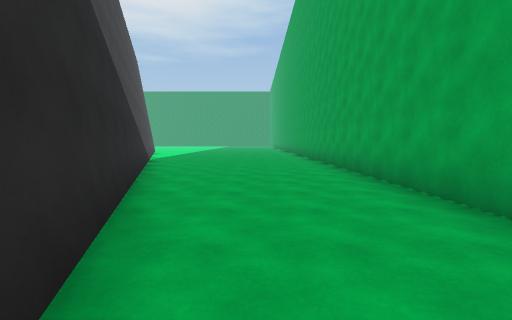
View 1 (above)

20 first-person views from a walk through a Unity game level. The camera is 1.5 m above the floor, tilts 4° down and sees 90° across. The floor is counted in squares, 2 m on a side. Each view is taken from the middle of a square. On the plan, view 1 faces up. The plan holds only what a view shows up to about 9 squares ahead; the rest is blank. The place goes on beyond the plan. The player is left out. Surface patterns are stand-ins for the level's own textures.

View 2
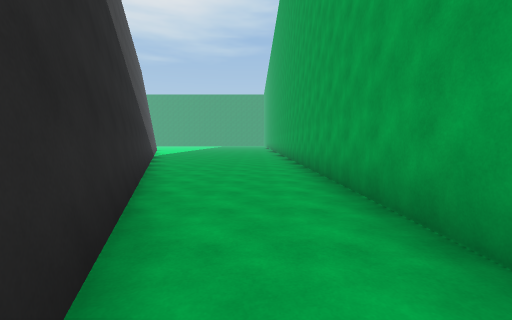

View 3
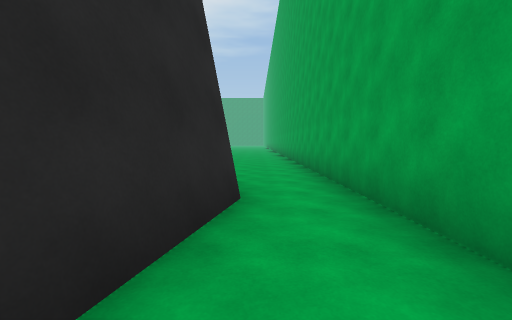

View 4
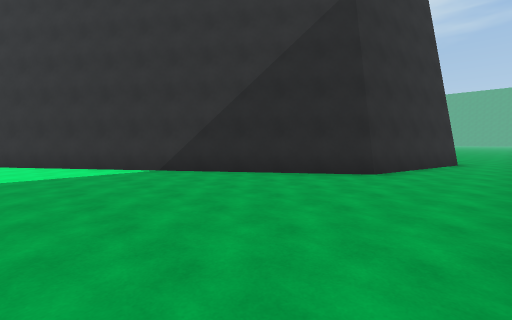

View 5
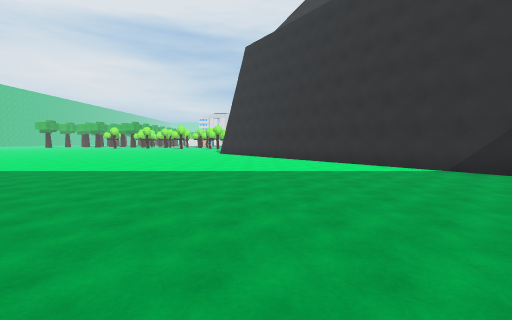

View 6
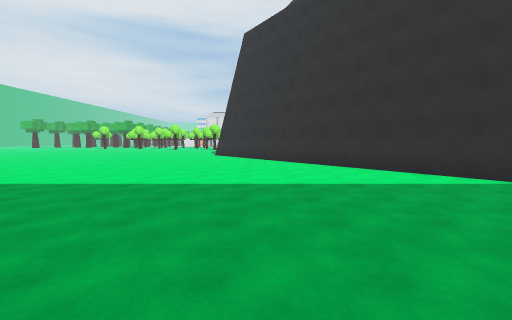

View 7
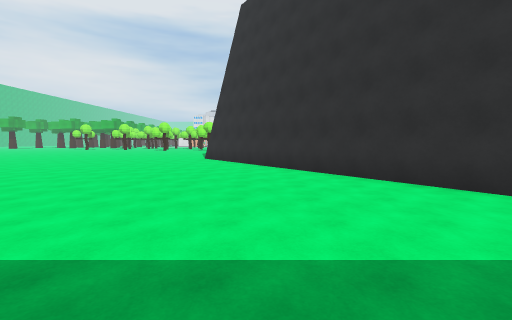

View 8
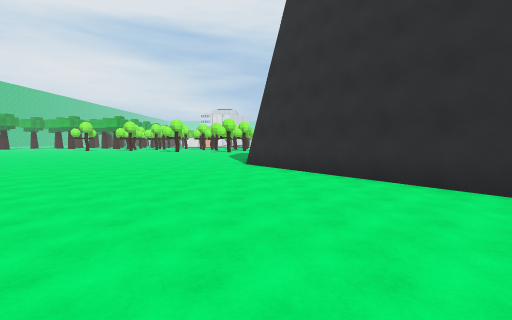

View 9
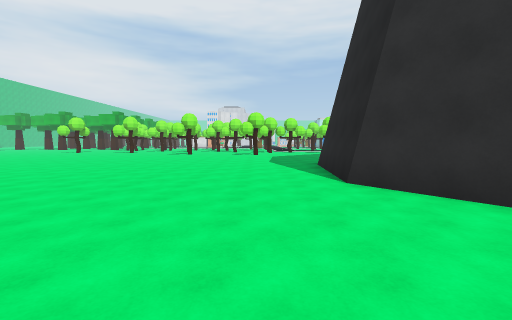

View 10
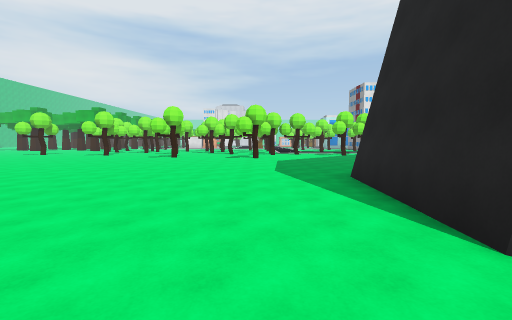

View 11
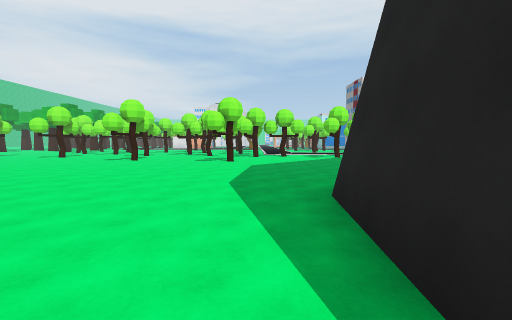

View 12
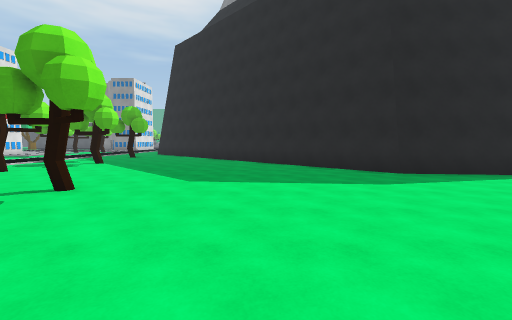

View 13
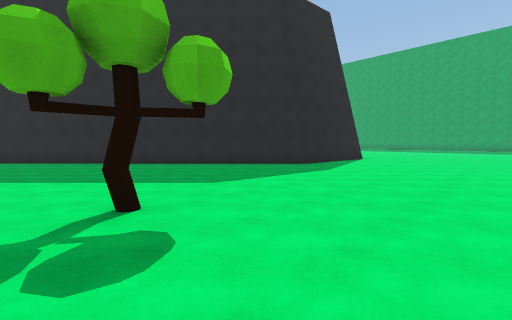

View 14
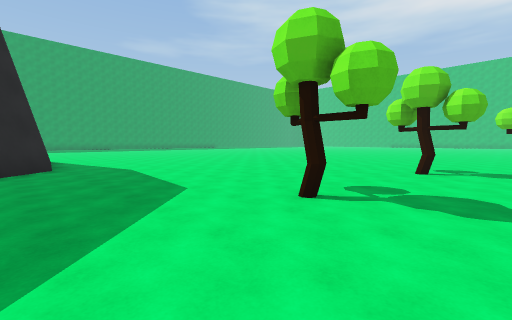

View 15
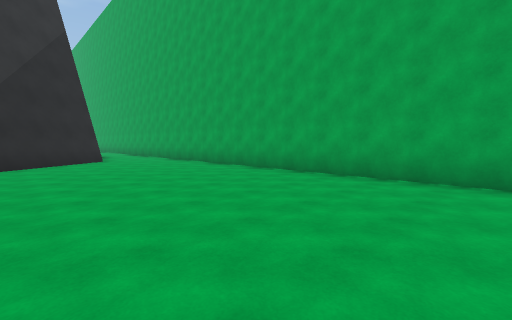

View 16
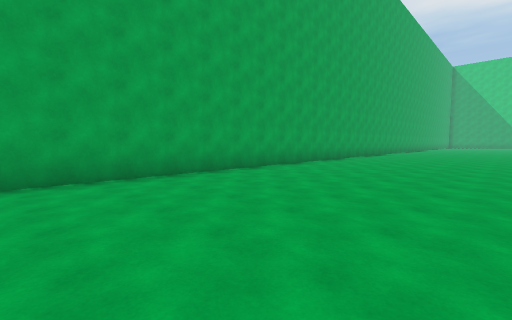

View 17
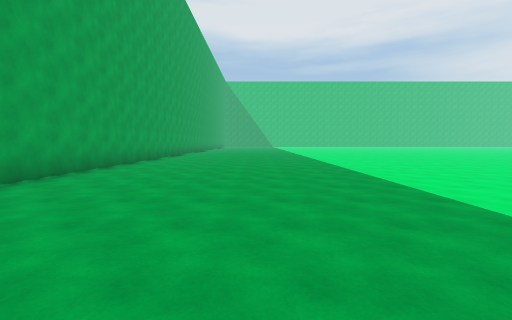

View 18
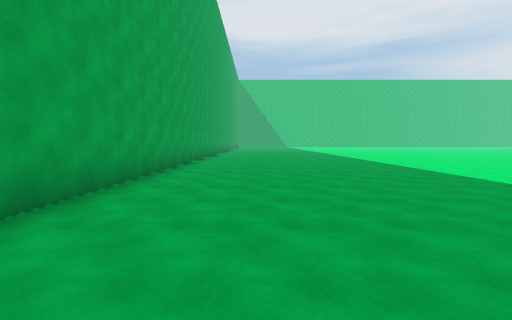

View 19
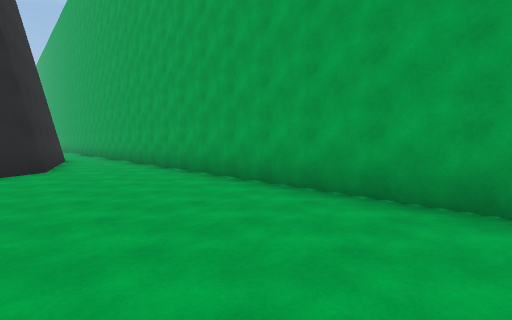

View 20
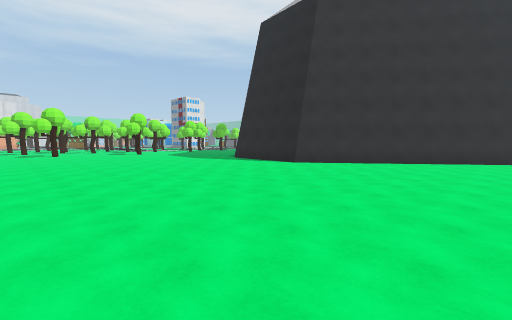

### Floor plan
Points are (right, up) in squares from view 1. A wall is a line through its corners. A room is listed if a view was taken in it or the views show most of it. See-through windows are left out.
Room 1 (view 1)
walls: (-3.9, 9) (0.3, -2.4); (2.5, -1.6) (2.5, 9.1)
ways out: opening at (1.5, -2) to room 2
Room 2 (views 2, 3, 4, 5, 6, 7, 8, 9, 10, 11, 12, 13, 14, 15, 16, 17, 18, 19, 20)
walls: (2.5, -27) (2.5, -1.6); (0.6, -4.1) (-0.3, -7.8) (-14.7, -18.2) (-18.5, -17.8) (-26, -10.2)
ways out: opening at (1.5, -2) to room 1
objects: tree (-27, -15); tree (-26, -24); tree (-25, -20)

Positions as (right, up) in squares from view 1, and headings:
1: (0, 0), facing up
2: (1, -3), facing up
3: (1, -7), facing up
4: (2, -14), facing up-left
5: (2, -16), facing left
6: (0, -16), facing left
7: (-3, -16), facing left
8: (-6, -18), facing left
9: (-10, -20), facing left
10: (-13, -20), facing left
11: (-15, -19), facing left
12: (-22, -24), facing up
13: (-26, -23), facing up-right
14: (-27, -17), facing down-right
15: (-3, -19), facing up-right
16: (-3, -17), facing down-right
17: (-2, -17), facing down
18: (0, -18), facing down
19: (-1, -16), facing up-right
20: (-9, -26), facing up-left
